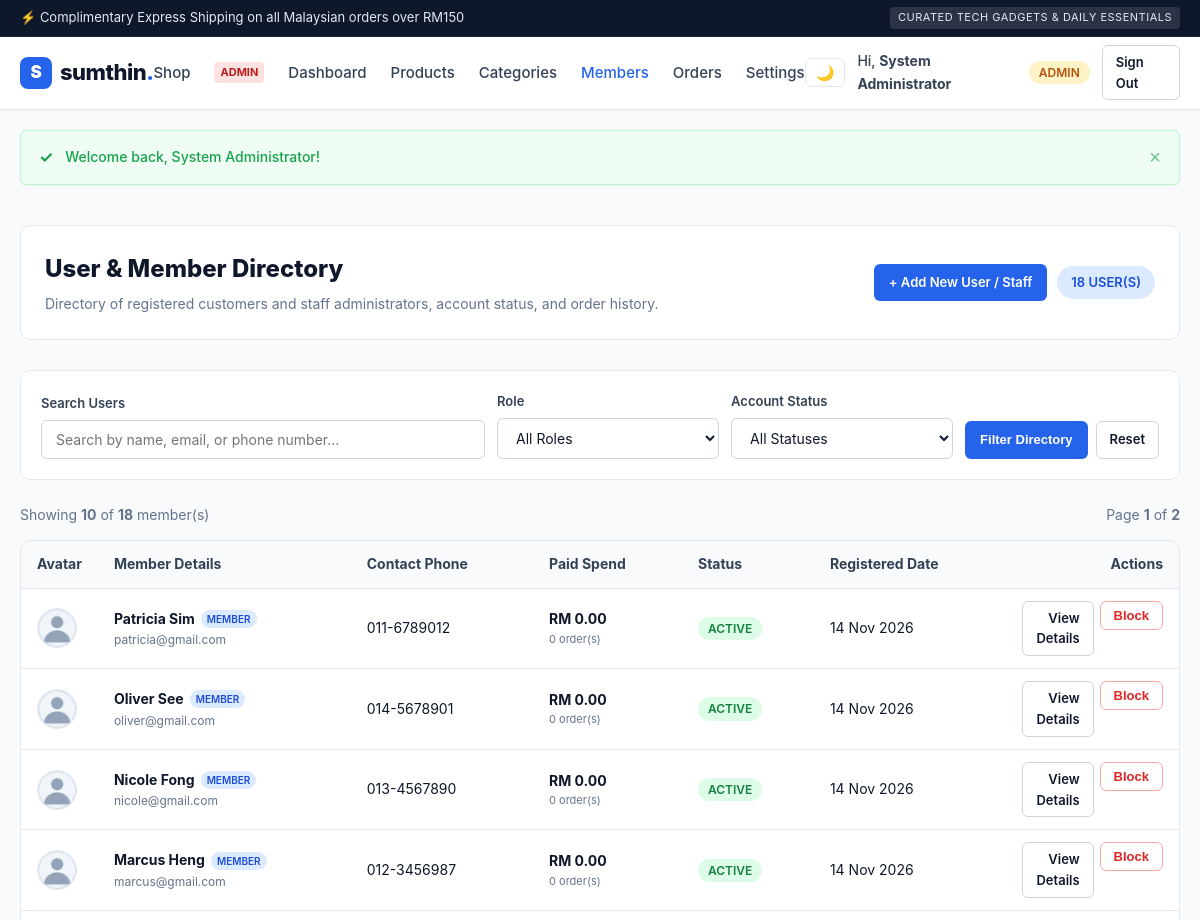
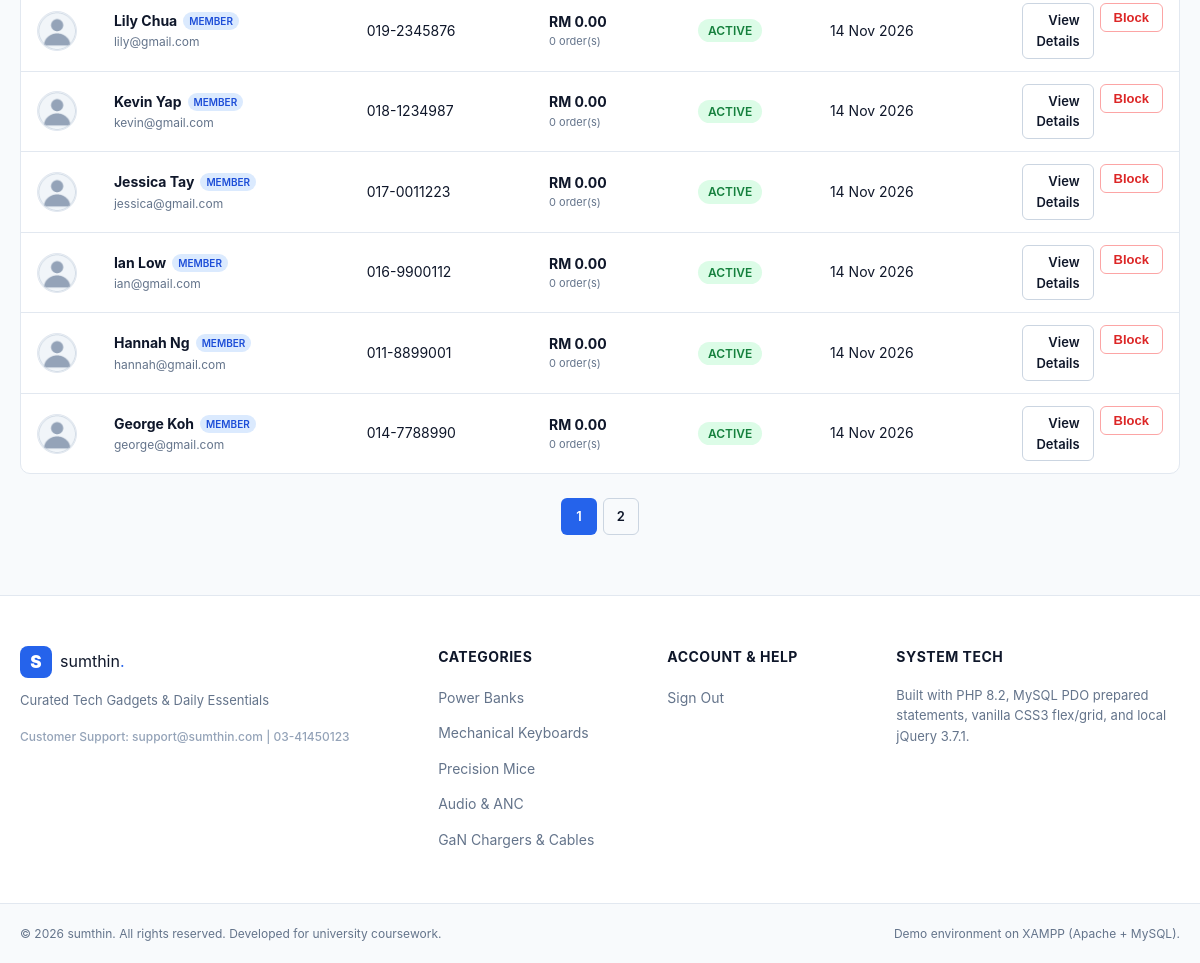
Page /admin/members.php (signed in) on the earlier database version (2 pictures, top to bottom).
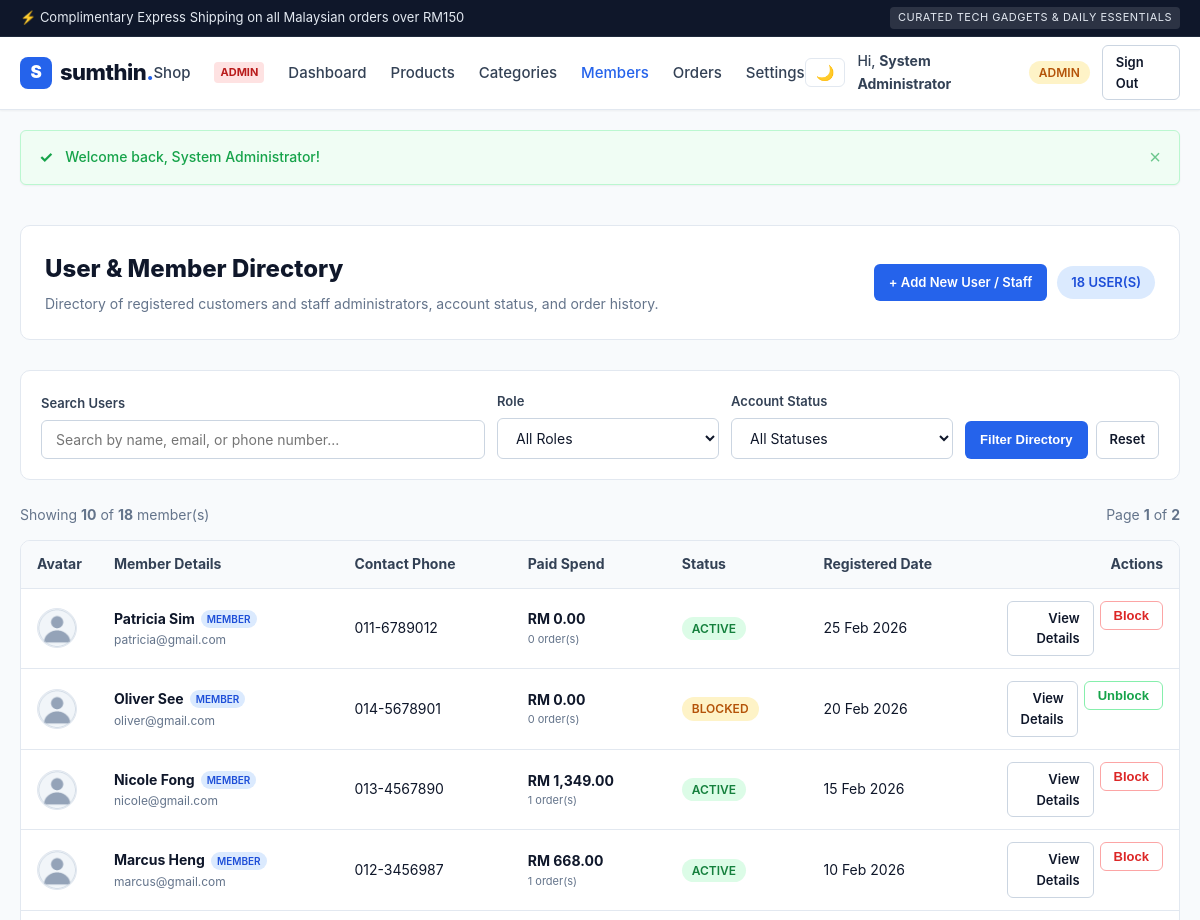
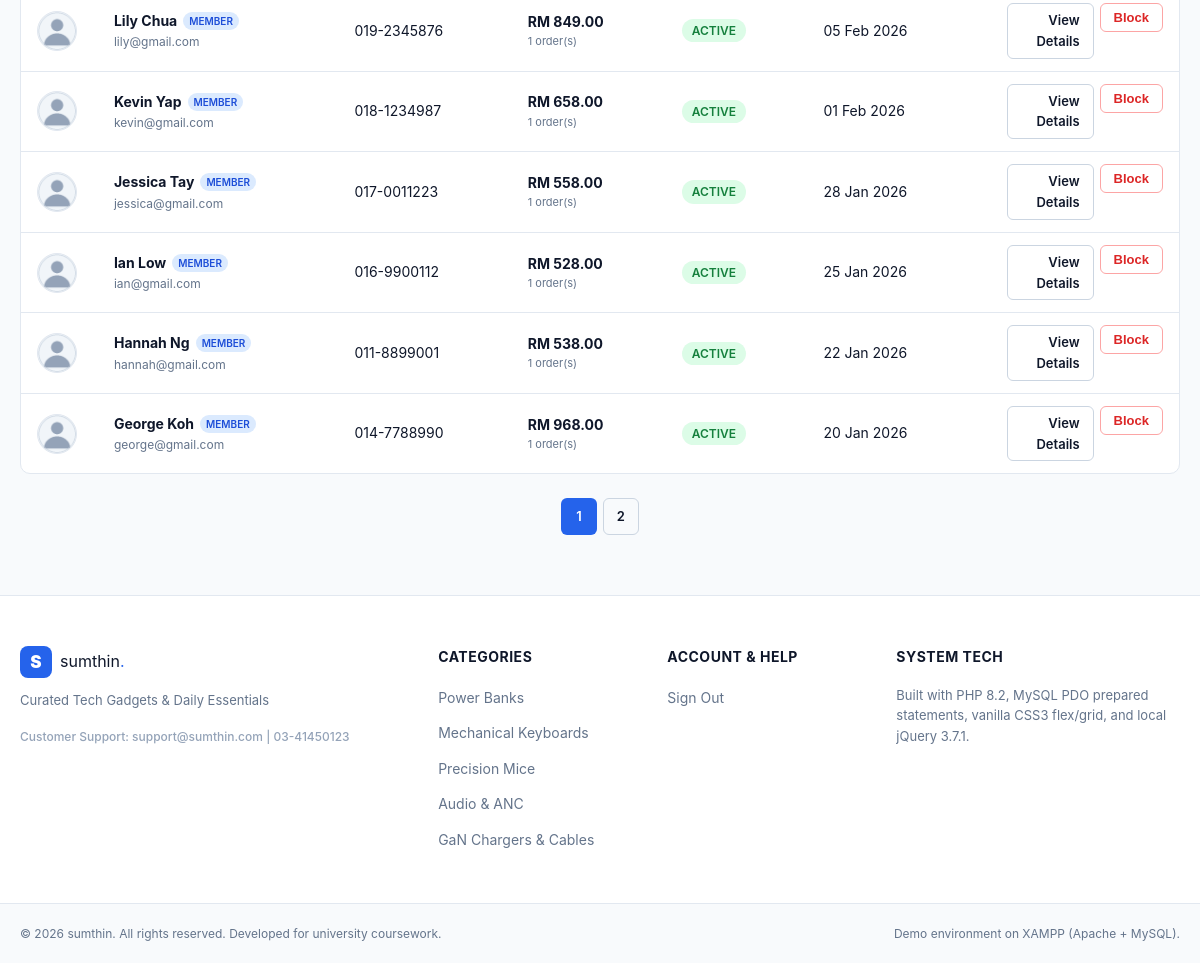
Same page on the later database version (2 pictures, top to bottom).
### tables this page shows
CREATE TABLE `user` (
  `id` INT AUTO_INCREMENT PRIMARY KEY,
  `email` VARCHAR(100) NOT NULL UNIQUE,
  `password_hash` VARCHAR(255) NOT NULL,
  `name` VARCHAR(100) NOT NULL,
  `phone` VARCHAR(20) DEFAULT NULL,
  `role` ENUM('Admin', 'Member') NOT NULL DEFAULT 'Member',
  `photo` VARCHAR(255) DEFAULT 'default_user.png',
  `status` ENUM('Active', 'Blocked') NOT NULL DEFAULT 'Active',
  `failed_attempts` INT NOT NULL DEFAULT 0,
  `locked_until` DATETIME DEFAULT NULL,
  `remember_token` VARCHAR(64) DEFAULT NULL,
  `email_verified_at` DATETIME DEFAULT NULL,
  `created_at` DATETIME NOT NULL DEFAULT CURRENT_TIMESTAMP,
  `updated_at` DATETIME NOT NULL DEFAULT CURRENT_TIMESTAMP ON UPDATE CURRENT_TIMESTAMP
);

### _base.php (called while the page is built, shortened)
<?php
$config = require __DIR__ . '/_config.php';
function req(string $key, $default = '') {
    $val = $_POST[$key] ?? $_GET[$key] ?? $default;
    if (is_string($val)) {
        return trim($val);
    }
    return $val;
}
function base_url(string $path = ''): string {
    global $config;
    $base = rtrim($config['app']['base_url'], '/');
    $path = ltrim($path, '/');
    return $path !== '' ? $base . '/' . $path : $base;
}
function encode(?string $str): string {
    return htmlspecialchars((string)$str, ENT_QUOTES, 'UTF-8');
}

### _config.php (called while the page is built)
<?php
return [
    'db' => [
        'host'     => 'localhost',
        'port'     => '3306',
        'dbname'   => 'sumthin_db',
        'user'     => 'root',
        'password' => '',
        'charset'  => 'utf8mb4',
    ],
    'app' => [
        'name'            => 'sumthin',
        'tagline'         => 'Curated Tech Gadgets & Daily Essentials',
        'base_url'        => '/sumthin',
        'session_timeout' => 1800,
        'max_login_fails' => 3,
        'lockout_time'    => 900,
        'debug'           => false,
    ],
    'mail' => [
        'enabled'    => true,
        'debug'      => false,
        'smtp_host'  => 'smtp.gmail.com',
        'smtp_port'  => 587,
        'smtp_auth'  => true,
        'username'   => 'YOUR_GMAIL_ADDRESS@gmail.com',
        'password'   => 'YOUR_GMAIL_16_CHAR_APP_PASSWORD',
        'from_name'  => 'sumthin Tech Gadgets',
        'from_email' => 'no-reply@sumthin.com',
    ],
    'stripe' => [
        'publishable_key' => 'pk_test_PLACEHOLDER_KEY',
        'secret_key'      => 'sk_test_PLACEHOLDER_KEY',
        'currency'        => 'myr',
    ],
    'gemini' => [
        'api_key'  => 'AIzaSy_GEMINI_API_KEY_PLACEHOLDER',
        'endpoint' => 'https://generativelanguage.googleapis.com/v1beta/models/gemini-1.5-flash:generateContent',
    ],
    'datadog' => [
        'api_key' => 'DATADOG_API_KEY_PLACEHOLDER',
        'site'    => 'datadoghq.com',
    ],
];

### admin/members.php (the view, shortened to what the changed rows need)
<?php
require_once __DIR__ . '/../_base.php';
$page          = max(1, (int)req('page', 1));
$limit         = 10;
$offset        = ($page - 1) * $limit;
$where_clauses = ["1=1"];
$params        = [];
$where_sql = implode(' AND ', $where_clauses);
$sql = "
    SELECT u.*,
           COUNT(o.id) AS total_orders,
           COALESCE(SUM(o.final_amount), 0) AS total_spent
    FROM `user` u
    LEFT JOIN `order` o ON u.id = o.user_id AND o.payment_status = 'Paid'
    WHERE $where_sql
    GROUP BY u.id
    ORDER BY u.id DESC
    LIMIT $limit OFFSET $offset
";
$stmt = $db->prepare($sql);
$stmt->execute($params);
$members = $stmt->fetchAll();
require_once __DIR__ . '/../_head.php';
?>
<div class="container">
    <div class="admin-header-panel">
        <div>
            <h1 style="font-size:24px; font-weight:800; color:var(--dark);">User & Member Directory</h1>
        </div>
    </div>
    <div class="table-responsive">
        <table class="table-custom">
            <thead>
                <tr>
                    <th style="width:50px;">Avatar</th>
                    <th>Member Details</th>
                    <th>Contact Phone</th>
                    <th>Paid Spend</th>
                    <th>Status</th>
                    <th>Registered Date</th>
                    <th style="text-align:right; width:170px;">Actions</th>
                </tr>
            </thead>
            <tbody>
                <?php if (empty($members)): ?>
                    <tr>
                        <td colspan="7" style="text-align:center; padding:40px; color:var(--gray);">
                            No members found matching your search.
                        </td>
                    </tr>
                <?php else: ?>
                    <?php foreach ($members as $m): ?>
                        <tr>
                            <td>
                                <div style="width:40px; height:40px; border-radius:50%; overflow:hidden; background:#e2e8f0; border:1px solid var(--border);">
                                    <img src="<?= base_url('uploads/members/' . encode($m->photo ?? 'default_user.png')) ?>"
                                         alt="<?= encode($m->name) ?>"
                                         style="width:100%; height:100%; object-fit:cover;">
                                </div>
                            </td>
                            <td>
                                <div style="font-weight:700; display:flex; align-items:center; gap:6px;">
                                    <a href="<?= base_url('admin/member_detail.php?id=' . (int)$m->id) ?>" style="text-decoration:none; color:inherit;">
                                        <?= encode($m->name) ?>
                                    </a>
                                    <span class="role-pill <?= $m->role === 'Admin' ? 'pill-admin' : 'pill-member' ?>" style="font-size:10px; padding:1px 6px;">
                                        <?= encode($m->role) ?>
                                    </span>
                                </div>
                                <div style="font-size:12px; color:var(--gray);"><?= encode($m->email) ?></div>
                            </td>
                            <td><?= encode($m->phone ?? 'Not provided') ?></td>
                            <td>
                                <strong>RM <?= number_format((float)$m->total_spent, 2) ?></strong>
                                <div style="font-size:11px; color:var(--gray);"><?= (int)$m->total_orders ?> order(s)</div>
                            </td>
                            <td>
                                <?php if ($m->status === 'Active'): ?>
                                    <span class="role-pill" style="background:#dcfce7; color:#15803d;">Active</span>
                                <?php else: ?>
                                    <span class="role-pill pill-admin">Blocked</span>
                                <?php endif; ?>
                            </td>
                            <td><?= encode(date('d M Y', strtotime($m->created_at))) ?></td>
                            <td style="text-align:right;">
                                <div style="display:inline-flex; gap:6px;">
                                    <a href="<?= base_url('admin/member_detail.php?id=' . (int)$m->id) ?>" class="btn btn-outline-sm">
                                        View Details
                                    </a>
                                    <form action="<?= base_url('admin/member_toggle_status.php') ?>" method="POST" style="display:inline;">
                                        <?php if ($m->status === 'Active'): ?>
                                            <button type="submit" class="btn btn-outline-sm" style="color:var(--error); border-color:#fca5a5;" data-confirm="Suspend this member account?">
                                                Block
                                            </button>
                                        <?php else: ?>
                                            <button type="submit" class="btn btn-outline-sm" style="color:var(--success); border-color:#86efac;" data-confirm="Re-activate this member account?">
                                                Unblock
                                            </button>
                                        <?php endif; ?>
                                    </form>
                                </div>
                            </td>
                        </tr>
                    <?php endforeach; ?>
                <?php endif; ?>
            </tbody>
        </table>
    </div>
</div>
<?php require_once __DIR__ . '/../_foot.php'; ?>

Differences in the rows shown:
changed user "Patricia Sim": created_at "14 Nov 2026" → "25 Feb 2026"
changed user "Oliver See": created_at "14 Nov 2026" → "20 Feb 2026"; status "ACTIVE Block" → "BLOCKED Unblock"
changed user "Nicole Fong": total_spent "0.00" → "1,349.00"; total_orders "0" → "1"; created_at "14 Nov 2026" → "15 Feb 2026"
changed user "Marcus Heng": total_spent "0.00" → "668.00"; total_orders "0" → "1"; created_at "14 Nov 2026" → "10 Feb 2026"
changed user "Lily Chua": total_spent "0.00" → "849.00"; total_orders "0" → "1"; created_at "14 Nov 2026" → "05 Feb 2026"
changed user "Kevin Yap": total_spent "0.00" → "658.00"; total_orders "0" → "1"; created_at "14 Nov 2026" → "01 Feb 2026"
changed user "Jessica Tay": total_spent "0.00" → "558.00"; total_orders "0" → "1"; created_at "14 Nov 2026" → "28 Jan 2026"
changed user "Ian Low": total_spent "0.00" → "528.00"; total_orders "0" → "1"; created_at "14 Nov 2026" → "25 Jan 2026"
changed user "Hannah Ng": total_spent "0.00" → "538.00"; total_orders "0" → "1"; created_at "14 Nov 2026" → "22 Jan 2026"
changed user "George Koh": total_spent "0.00" → "968.00"; total_orders "0" → "1"; created_at "14 Nov 2026" → "20 Jan 2026"
